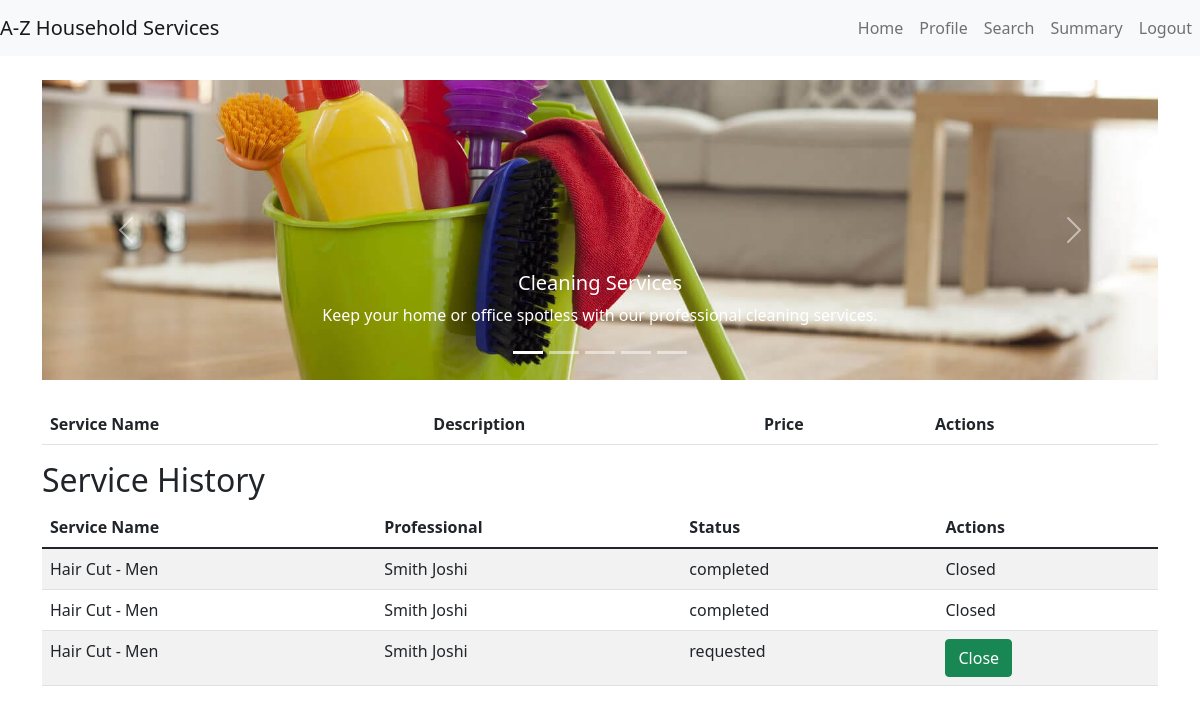
Page /customer/dashboard (signed in) on the earlier database version.
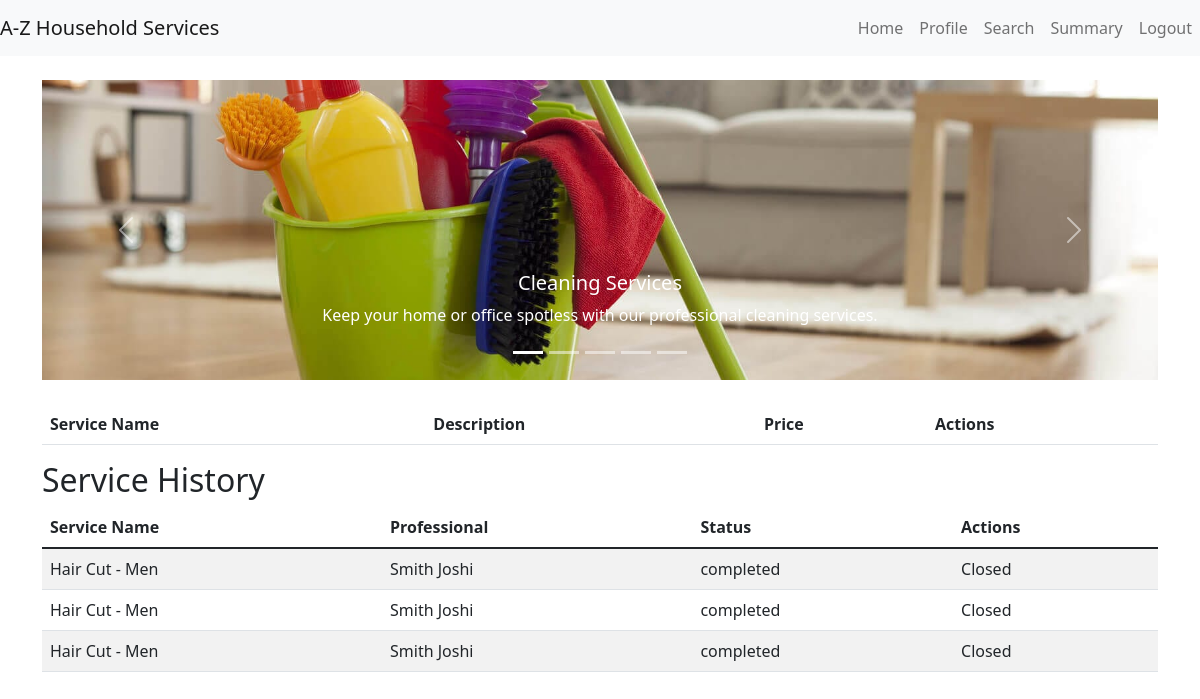
Same page on the later database version.
### models.py (models this page shows, shortened)
class Service(db.Model):
    __tablename__ = 'services'
    id = db.Column(db.Integer, primary_key=True)
    name = db.Column(db.String(100), nullable=False)
    price = db.Column(db.Float, nullable=False)
    description = db.Column(db.String(200))
    service_type = db.Column(db.String(50))

class ProfessionalProfile(db.Model):
    __tablename__ = 'professional_profiles'
    id = db.Column(db.Integer, primary_key=True)
    user_id = db.Column(db.Integer, db.ForeignKey('users.id'))
    full_name = db.Column(db.String(100), nullable=False)
    service_type = db.Column(db.String(100), nullable=False)
    experience = db.Column(db.String(100), nullable=False)
    filename = db.Column(db.String(120), nullable=False)
    uploaded_at = db.Column(db.DateTime, default=db.func.current_timestamp())
    address = db.Column(db.String(200),nullable=False)
    pin_code = db.Column(db.String(6), nullable=False)
    reviews = db.Column(db.Float, default=0)

class ServiceRequest(db.Model):
    __tablename__ = 'service_requests'
    id = db.Column(db.Integer, primary_key=True)
    service_id = db.Column(db.Integer, db.ForeignKey('services.id'))
    customer_id = db.Column(db.Integer, db.ForeignKey('users.id'))
    professional_id = db.Column(db.Integer, db.ForeignKey('users.id'), nullable=True)
    date_of_request = db.Column(db.DateTime, default=db.func.current_timestamp())
    date_of_accept_reject = db.Column(db.DateTime, nullable=True)
    date_of_completion = db.Column(db.DateTime, nullable=True)
    service_status = db.Column(db.String(20))  # requested, accepted, rejected , completed
    remarks = db.Column(db.String(200))

### app.py (the view)
@app.route('/customer/dashboard', methods=['GET', 'POST'])
def customer_dashboard():
    if 'user_id' in session:
        if request.args.get("service_type"):
            services = Service.query.filter_by(service_type=request.args.get("service_type")).all()
        else:
            services = []
        service_requests = ServiceRequest.query.filter_by(customer_id=session['user_id']).all()
        professional_profile = ProfessionalProfile.query.all()
        service_dict = {}  # Define service_dict here
        prof_dict = {}  # Define user_dict here
        for professional in professional_profile:
            prof_dict[professional.user_id] = professional
        for service in Service.query.all():
            service_dict[service.id] = service
        return render_template('customer_dashboard.html', services=services, service_requests=service_requests,prof_dict=prof_dict,service_dict=service_dict)
    return redirect(url_for('login'))

### app.py (called while the page is built)
@app.before_request
def create_tables():
    global first_request
    if first_request:
        db.create_all()
        first_request = False

### templates/customer_dashboard.html (shortened to what this page needs)
{% extends "base.html" %}
{% block content %}
<div id="serviceCarousel" class="carousel slide" data-bs-ride="carousel">
    <div class="carousel-indicators">
        <button type="button" data-bs-target="#serviceCarousel" data-bs-slide-to="0" class="active" aria-current="true"></button>
        <button type="button" data-bs-target="#serviceCarousel" data-bs-slide-to="1"></button>
        <button type="button" data-bs-target="#serviceCarousel" data-bs-slide-to="2"></button>
        <button type="button" data-bs-target="#serviceCarousel" data-bs-slide-to="3"></button>
        <button type="button" data-bs-target="#serviceCarousel" data-bs-slide-to="4"></button>
    </div>
    <div class="carousel-inner">
        <div class="carousel-item active">
            <img src="{{ url_for('static', filename='images/cleaning.jpg') }}" class="d-block w-100" alt="Cleaning Services">
            <div class="carousel-caption d-none d-md-block">
                <a href="{{ url_for('customer_dashboard', service_type='cleaning') }}" class="btn">
                <h5>Cleaning Services</h5>
                <p>Keep your home or office spotless with our professional cleaning services.</p>
                </a>
            </div>
        </div>
    </div>
    <button class="carousel-control-prev" type="button" data-bs-target="#serviceCarousel" data-bs-slide="prev">
        <span class="carousel-control-prev-icon" aria-hidden="true"></span>
    </button>
    <button class="carousel-control-next" type="button" data-bs-target="#serviceCarousel" data-bs-slide="next">
        <span class="carousel-control-next-icon" aria-hidden="true"></span>
    </button>
</div>
<table class="table table-striped mt-4">
    <thead>
        <tr>
            <th>Service Name</th>
            <th>Description</th>
            <th>Price</th>
            <th>Actions</th>
        </tr>
    </thead>
</table>
<h2>Service History</h2>
<table class="table table-striped">
    <thead>
        <tr>
            <th>Service Name</th>
            <th>Professional</th>
            <th>Status</th>
            <th>Actions</th>
        </tr>
    </thead>
    <tbody>
        {% for service_request in service_requests %}
        <tr>
            <td>{{ service_dict[service_request.service_id].name }}</td>
            <td>{{ prof_dict[service_request.professional_id].full_name }}</td>
            <td>{{ service_request.service_status }}</td>
            <td>
                {% if service_request.service_status != 'completed' %}
                    <a href="/customer/close_service_request/{{ service_request.id }}" class="btn btn-success">Close</a>
                {% else %}
                    Closed
                {% endif %}
            </td>
        </tr>
        {% endfor %}
    </tbody>
</table>
{% endblock %}

### templates/base.html (shortened to what this page needs)
<!DOCTYPE html>
<html lang="en">
<head>
    <link href="https://cdn.jsdelivr.net/npm/bootstrap@5.1.3/dist/css/bootstrap.min.css" rel="stylesheet">
    <link rel="stylesheet" href="{{ url_for('static', filename='styles/styles.css') }}">
</head>
<body>
    <nav class="navbar navbar-expand-lg navbar-light bg-light">
        <a class="navbar-brand" href="/">A-Z Household Services</a>
        <div class="collapse navbar-collapse" id="navbarNav">
            <ul class="navbar-nav ms-auto">
                <li class="nav-item">
                    <a class="nav-link" href="{{ url_for(session['role'] + '_dashboard') }}">Home</a>
                </li>
                <li class="nav-item">
                    <a class="nav-link" href="{{ url_for(session['role'] + '_profile') }}">Profile</a>
                </li>
                    <a class="nav-link" href="{{ url_for(session['role'] + '_search') }}">Search</a>
                    <a class="nav-link" href="{{ url_for(session['role'] + '_summary') }}">Summary</a>
                <li class="nav-item">
                    <a class="nav-link" href="{{ url_for('logout') }}">Logout</a>
                </li>
            </ul>
        </div>
    </nav>
    <div class="container mt-4">
        {% block content %} {% endblock %}
    </div>
</body>
</html>

### static/styles/styles.css (style rules this page uses)
.carousel-item img { height: 300px; object-fit: cover; }
.carousel-caption { background-color: transparent; padding: 10px; }
.carousel-caption h5, .carousel-caption p, .carousel-caption a { color: #fff; }

Differences in the rows shown:
changed ServiceRequest (number 3 of 3 on the later page): service_status "requested" → "completed"; service_status "Close" → "Closed"
